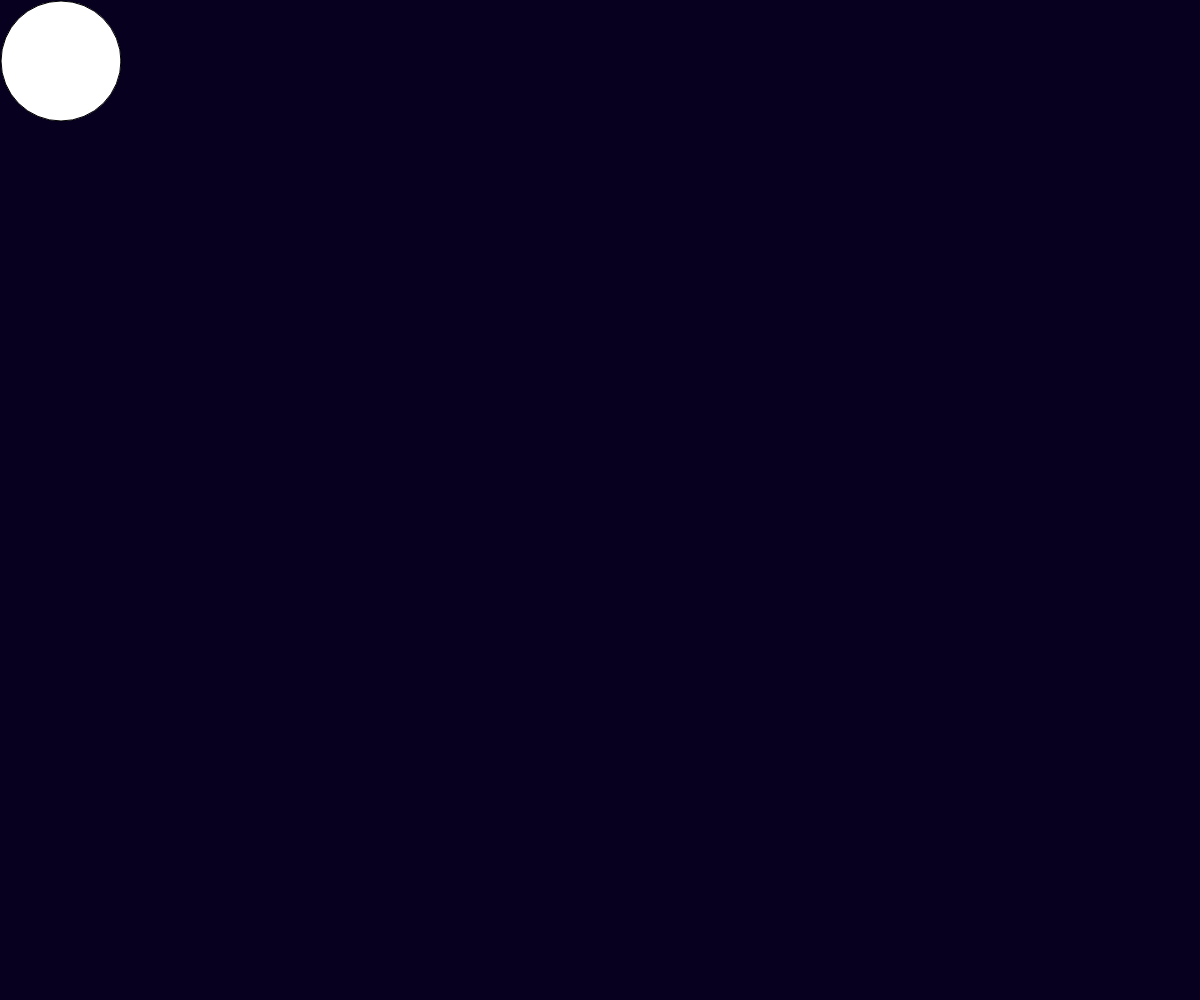
Frame 1 (no input)
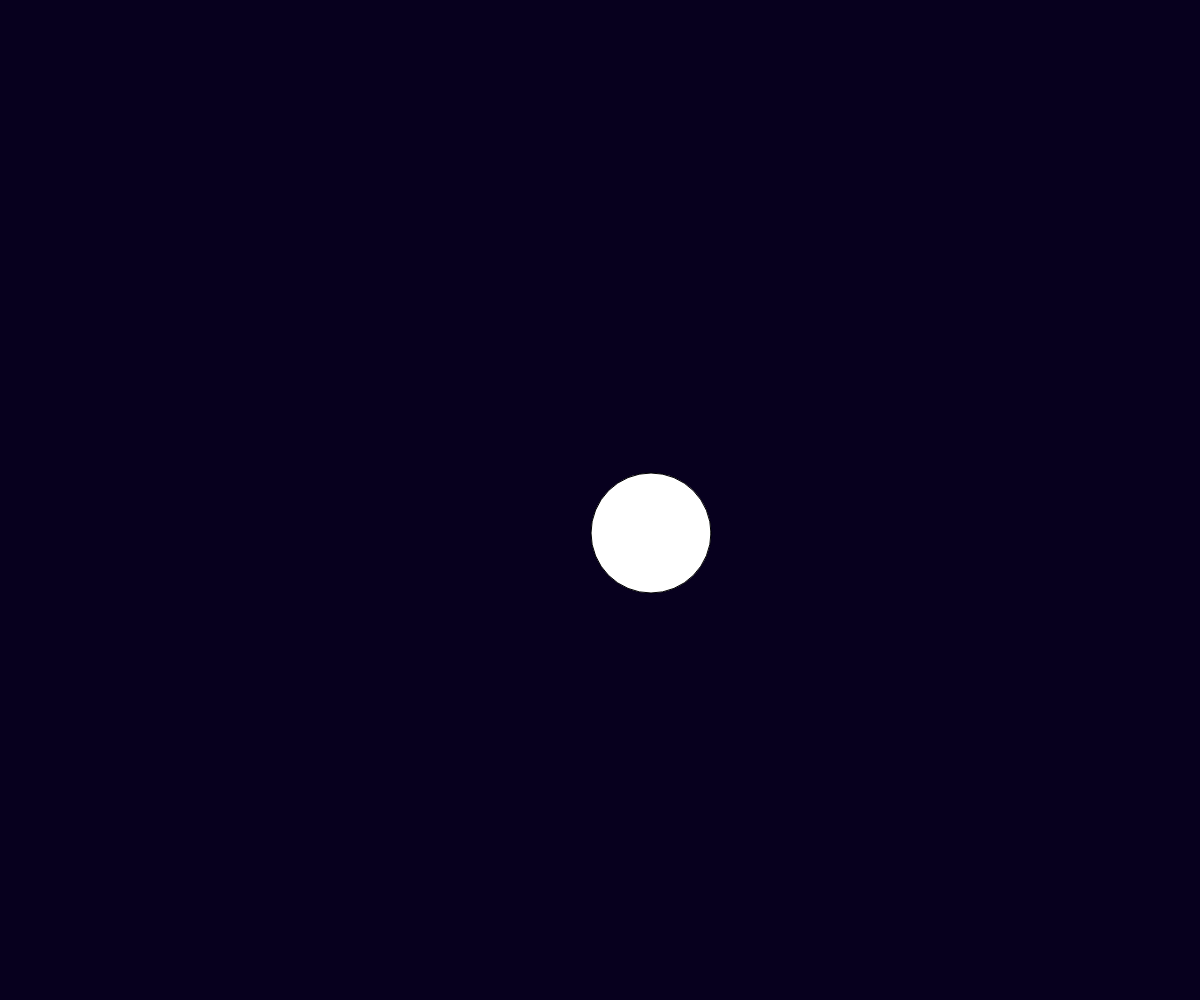
Frame 60 (no input)
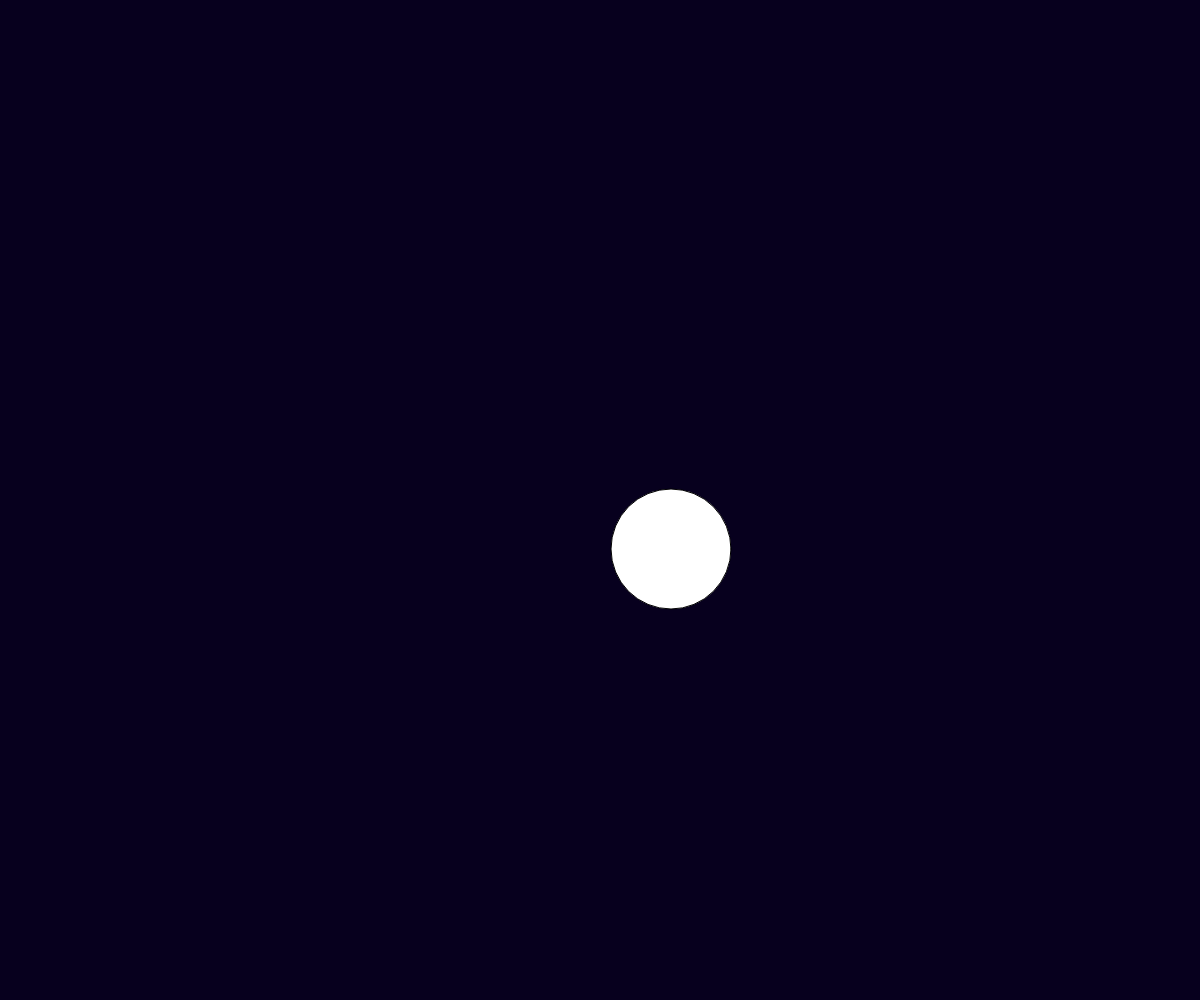
Frame 120 (the mouse pressed at the canvas centre since frame 60)

The p5.js sketch that drew these frames (run headless with seeded random() and noise() and a simulated clock; from frame 60 on, the mouse is pressed at the canvas centre):

// p5.js sketch
// ── sketch.js
var ball = {
	x : 61,
	y : 61,
	xSpeed : 10,
	ySpeed : 8
};

function display(){
	ellipse(ball.x, ball.y, 120, 120);

}
function setupBallOnWidth(){
	if(ball.x > windowWidth-60 || ball.x <= 60){
		ball.xSpeed = ball.xSpeed * -1;
		fill(random(0, 255), random(0, 255), random(0, 255), random(20, 70));

	}
}

function setupBallOnHeight(){
	if(ball.y > windowHeight-60 || ball.y <= 60){
		ball.ySpeed = ball.ySpeed * -1;
		fill(random(255), random(255), random(255));
		stroke(random(0, 255), random(0, 255), random(0, 255), random(20, 70));
		strokeWeight(5);
	}
}

function moveBall() {
	ball.x+=ball.xSpeed;
	ball.y+=ball.ySpeed;
}

function clickSetup(){
	if(mouseIsPressed){
		ball.ySpeed = ball.ySpeed * -1;
		ball.xSpeed = ball.xSpeed * -1;
	}
}

function setup() {
	createCanvas(windowWidth, windowHeight);
}


function draw() {
	background(7, 0, 30);
	display();
	setupBallOnWidth();
	setupBallOnHeight();
	moveBall();
	clickSetup()
}
